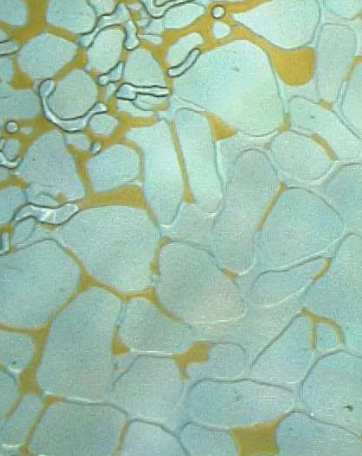
#> input picture project4/object.png, 362 x 456 px
$ python '分离油.py'
#> lines starting #> are read from the running program, lines starting #| are printed output that depends on the picture; after the words box and inside, x2 and y2 are one past the last pixel; in counts of white or black regions, pixels touching at a corner belong together
import cv2
import numpy as np
import matplotlib.pyplot as plt
import os


def final_refine_oil_segmentation(input_path, output_dir="final_oil_results"):
    """
    终极优化油分割：覆盖所有小面积黄色油
    """
#> called with input_path = 'object.png', output_dir = 'final_oil_results'
    # 1. 初始化与图像读取
    if not os.path.exists(output_dir):
        os.makedirs(output_dir)
    img = cv2.imread(input_path)
#> img is the input picture: shape (456, 362, 3); mean B, G, R 170.8, 190.6, 158.6
    img_rgb = cv2.cvtColor(img, cv2.COLOR_BGR2RGB)
    hsv = cv2.cvtColor(img, cv2.COLOR_BGR2HSV)
#> hsv: shape (456, 362, 3); mean H, S, V 72.3, 54.5, 190.9
    lab = cv2.cvtColor(img, cv2.COLOR_BGR2Lab)  # 增加Lab颜色空间（黄色在Lab中特征更稳定）
#> lab: shape (456, 362, 3); mean of channels 0, 1, 2 189.9, 113.7, 134.5

    # 2. 多颜色空间融合识别黄色（HSV+Lab，覆盖所有黄色色调）
    # HSV黄色范围（进一步放宽）
    lower_hsv_yellow = np.array([8, 40, 40])
    upper_hsv_yellow = np.array([45, 255, 255])
    hsv_mask = cv2.inRange(hsv, lower_hsv_yellow, upper_hsv_yellow)
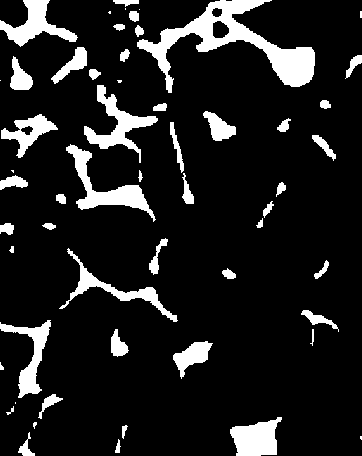
#> hsv_mask: shape (456, 362); 12.2% white; 56 white regions (10 under 20 px), largest, box (x1, y1, x2, y2) and area: (137, 0, 315, 93) 4691, (66, 144, 156, 222) 1725, (84, 85, 158, 163) 1565

    # Lab黄色范围（a通道偏负，b通道偏正）
    lower_lab_yellow = np.array([0, 0, 120])
    upper_lab_yellow = np.array([255, 40, 255])
    lab_mask = cv2.inRange(lab, lower_lab_yellow, upper_lab_yellow)
#> lab_mask: shape (456, 362); every value is 0

    # 融合HSV+Lab掩码（取并集，覆盖更多黄色区域）
    oil_mask = cv2.bitwise_or(hsv_mask, lab_mask)

    # 3. 形态学操作（极致保留小区域）
    kernel_tiny = np.ones((2, 2), np.uint8)
    kernel_small = np.ones((3, 3), np.uint8)
    # 先膨胀2次（最大化放大小油区域）→ 轻度开运算去噪 → 闭运算填充
    oil_mask = cv2.dilate(oil_mask, kernel_tiny, iterations=2)  # 放大微小小区域
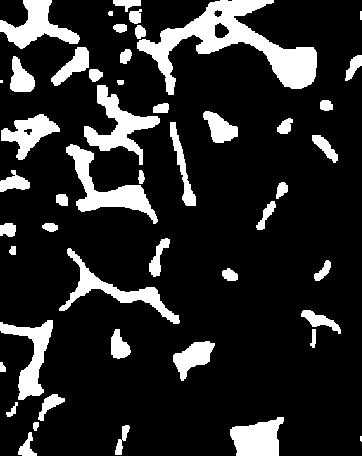
#> oil_mask: shape (456, 362); 15.9% white; 49 white regions (3 under 20 px), largest, box (x1, y1, x2, y2) and area: (137, 0, 317, 95) 5604, (66, 144, 158, 224) 2125, (84, 85, 160, 165) 1993
    oil_mask = cv2.morphologyEx(oil_mask, cv2.MORPH_OPEN, kernel_small, iterations=1)
    oil_mask = cv2.morphologyEx(oil_mask, cv2.MORPH_CLOSE, kernel_small, iterations=1)
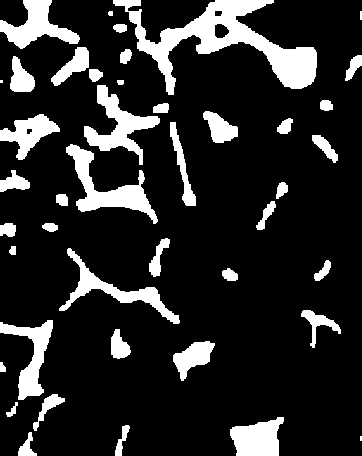
#> oil_mask: shape (456, 362); 16% white; 43 white regions (3 under 20 px), largest, box (x1, y1, x2, y2) and area: (113, 0, 317, 95) 6105, (66, 144, 158, 224) 2197, (84, 85, 160, 165) 1994

    # 4. 连通区域保留（面积阈值降至2，仅过滤像素级噪声）
    num_labels, labels, stats, centroids = cv2.connectedComponentsWithStats(oil_mask, connectivity=8)
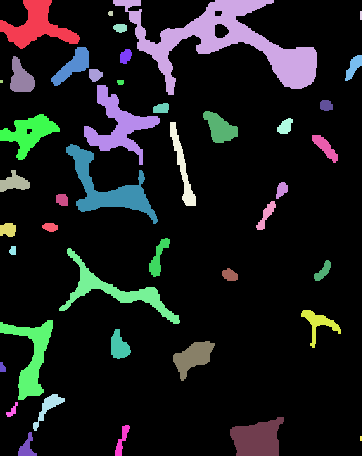
#> labels: shape (456, 362) int32; 44 distinct labels, from 0 to 43; one colour per label, 0 black
#> num_labels = 44; stats = 44 rows, first 6: [0, 0, 362, 456, 138641], [0, 0, 80, 49, 1718], [113, 0, 204, 95, 6105], [108, 11, 5, 5, 23], [360, 11, 2, 9, 18], [113, 24, 14, 9, 100]; centroids = 44 pairs, first value 1 to 360.5, second value 13 to 447.2
    for i in range(1, num_labels):
        area = stats[i, cv2.CC_STAT_AREA]
        if area < 2:  # 仅过滤面积<2的极端噪声
            oil_mask[labels == i] = 0
#> this loop made 43 passes
#> area on passes 1, 2, 3, 5, 6, 7, 8, 9, 10, 12, 13, 14: 1718, 6105, 23, 100, 640, 135, 227, 574, 140, 32, 1994, 121

    # 5. 可视化最终结果
    plt.figure(figsize=(12, 6))
    # 原图
    plt.subplot(1, 2, 1)
    plt.imshow(img_rgb)
    plt.title("Original Image (All Small Yellow Oil)")
    plt.axis("off")
    # 最终油分割结果
    oil_vis = img_rgb.copy()
    oil_vis[oil_mask > 0] = [255, 0, 0]  # 油区域标红
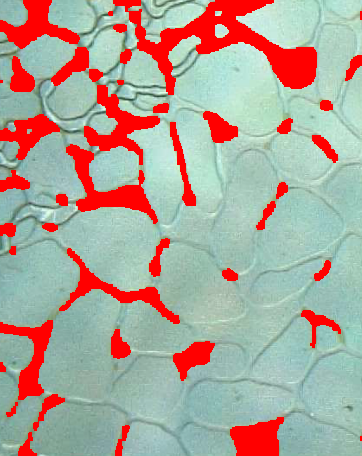
#> oil_vis: shape (456, 362, 3); mean R, G, B 174.2, 163.9, 152.8
    plt.subplot(1, 2, 2)
    plt.imshow(oil_vis)
    plt.title("Final Oil Segmentation (All Small Areas Included)")
    plt.axis("off")
    plt.tight_layout()
    plt.savefig(os.path.join(output_dir, "final_oil_vis.png"), dpi=300)
    plt.show()

    # 6. 保存最终掩码
    cv2.imwrite(os.path.join(output_dir, "final_oil_mask.png"), oil_mask)
    print(f"最终油分割完成！所有小油区域已覆盖")
    return oil_mask


# 主函数调用
if __name__ == "__main__":
    INPUT_IMAGE_PATH = "object.png"  # 替换为你的图像路径
    try:
        final_oil_mask = final_refine_oil_segmentation(INPUT_IMAGE_PATH)
    except Exception as e:
        print(f"处理出错：{str(e)}")
